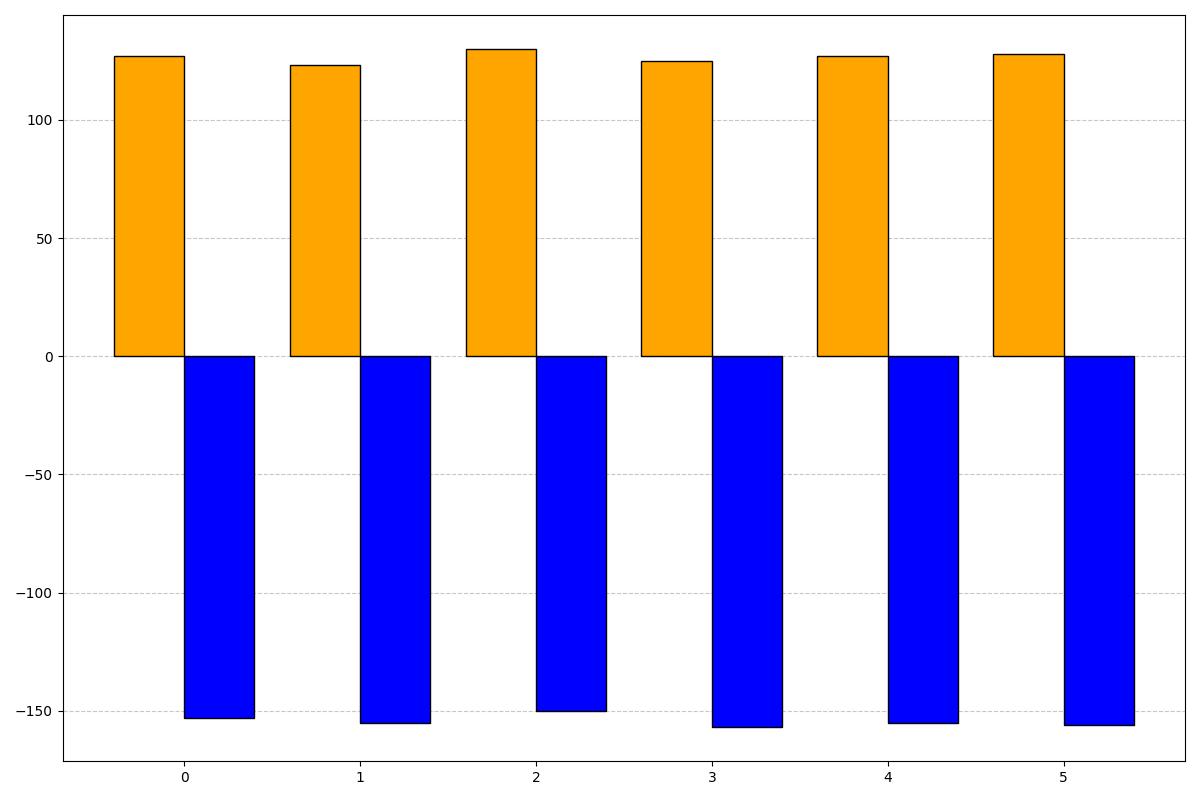

Write the Python code that produced this figure.
import matplotlib.pyplot as plt
import numpy as np

# Data Construction
missions = ['Apollo 11', 'Apollo 12', 'Apollo 14', 'Apollo 15', 'Apollo 16', 'Apollo 17']
daytime_highs = np.array([127, 123, 130, 125, 127, 128])  # in degree Celsius
nighttime_lows = np.array([-153, -155, -150, -157, -155, -156])  # in degree Celsius

# Create figure and axes
fig, ax = plt.subplots(figsize=(12, 8))

# Bar Width
width = 0.4

# Scatter plot of Highs and Lows
x_pos = np.arange(len(missions))  # the label locations

# Plotting the daytime high temperatures and nighttime low temperatures
bars_day = ax.bar(x_pos - width/2, daytime_highs, width, color='orange', edgecolor='black')
bars_night = ax.bar(x_pos + width/2, nighttime_lows, width, color='blue', edgecolor='black')

# Adding grid for better readability
ax.yaxis.grid(True, linestyle='--', alpha=0.7)
ax.set_axisbelow(True)

# Automatically adjusting layout to avoid overlap
plt.tight_layout()

# Display the plot
plt.show()
